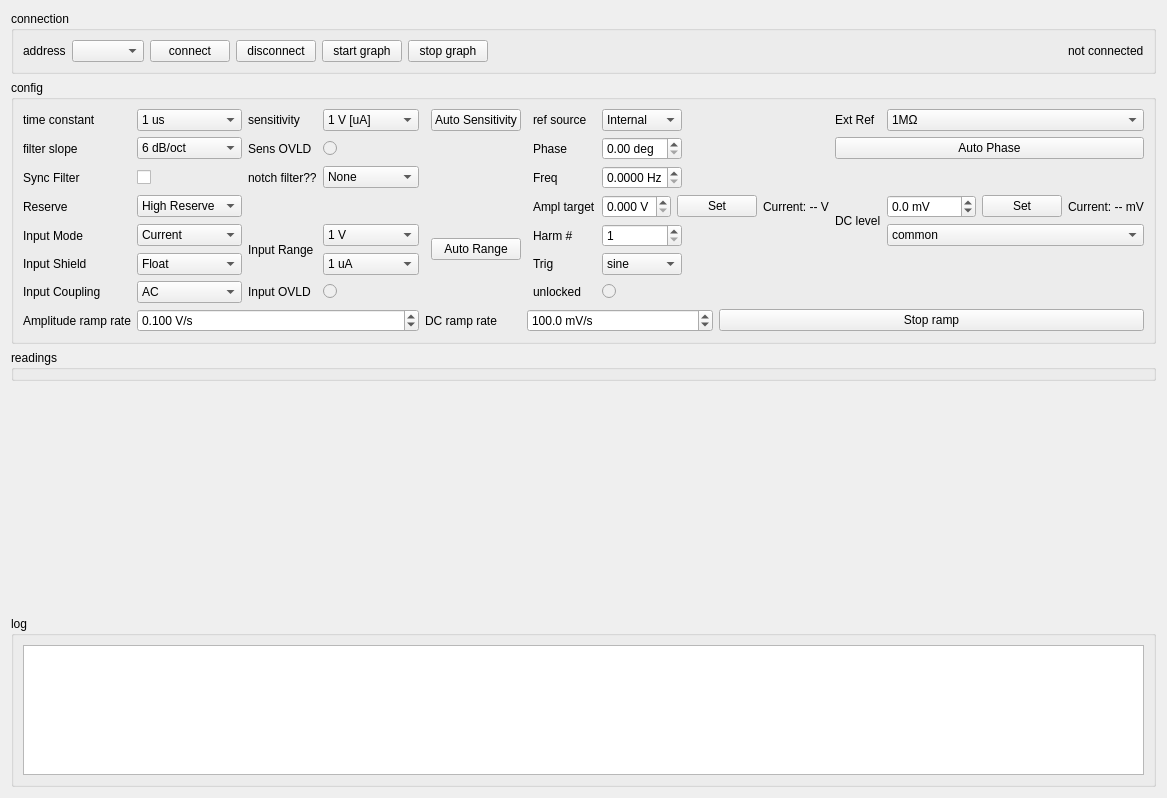
<?xml version="1.0" encoding="UTF-8"?>
<ui version="4.0">
 <class>Form</class>
 <widget class="QWidget" name="Form">
  <property name="geometry">
   <rect>
    <x>0</x>
    <y>0</y>
    <width>772</width>
    <height>798</height>
   </rect>
  </property>
  <property name="windowTitle">
   <string>Form</string>
  </property>
  <layout class="QVBoxLayout" name="verticalLayout">
   <item>
    <widget class="QGroupBox" name="groupBox">
     <property name="title">
      <string>connection</string>
     </property>
     <layout class="QHBoxLayout" name="horizontalLayout">
      <item>
       <widget class="QLabel" name="label_4">
        <property name="text">
         <string>address</string>
        </property>
       </widget>
      </item>
      <item>
       <widget class="QComboBox" name="address_cb"/>
      </item>
      <item>
       <widget class="QPushButton" name="connect_pushButton">
        <property name="text">
         <string>connect</string>
        </property>
       </widget>
      </item>
      <item>
       <widget class="QPushButton" name="disconnect_pushButton">
        <property name="text">
         <string>disconnect</string>
        </property>
       </widget>
      </item>
      <item>
       <widget class="QPushButton" name="resume_graph_button">
        <property name="text">
         <string>start graph</string>
        </property>
       </widget>
      </item>
      <item>
       <widget class="QPushButton" name="pause_graph_button">
        <property name="text">
         <string>stop graph</string>
        </property>
       </widget>
      </item>
      <item>
       <spacer name="horizontalSpacer">
        <property name="orientation">
         <enum>Qt::Horizontal</enum>
        </property>
        <property name="sizeHint" stdset="0">
         <size>
          <width>40</width>
          <height>20</height>
         </size>
        </property>
       </spacer>
      </item>
      <item>
       <widget class="QLabel" name="status_label">
        <property name="text">
         <string>not connected</string>
        </property>
       </widget>
      </item>
     </layout>
    </widget>
   </item>
   <item>
    <widget class="QGroupBox" name="groupBox_2">
     <property name="title">
      <string>config</string>
     </property>
     <layout class="QHBoxLayout" name="horizontalLayout_2">
      <item>
       <layout class="QGridLayout" name="gridLayout">
        <item row="4" column="0">
         <widget class="QLabel" name="label_7">
          <property name="text">
           <string>Input Mode</string>
          </property>
         </widget>
        </item>
        <item row="4" column="1">
         <widget class="QComboBox" name="input_config_comboBox">
          <property name="layoutDirection">
           <enum>Qt::LeftToRight</enum>
          </property>
          <item>
           <property name="text">
            <string>Current</string>
           </property>
          </item>
          <item>
           <property name="text">
            <string>Voltage: A</string>
           </property>
          </item>
          <item>
           <property name="text">
            <string>Voltage: A-B</string>
           </property>
          </item>
         </widget>
        </item>
        <item row="5" column="0">
         <widget class="QLabel" name="label_8">
          <property name="text">
           <string>Input Shield</string>
          </property>
         </widget>
        </item>
        <item row="1" column="1">
         <widget class="QComboBox" name="filter_slope_comboBox">
          <property name="layoutDirection">
           <enum>Qt::LeftToRight</enum>
          </property>
          <property name="maxVisibleItems">
           <number>30</number>
          </property>
          <item>
           <property name="text">
            <string>6 dB/oct</string>
           </property>
          </item>
          <item>
           <property name="text">
            <string>12 dB/oct</string>
           </property>
          </item>
          <item>
           <property name="text">
            <string>18 dB/oct</string>
           </property>
          </item>
          <item>
           <property name="text">
            <string>24 dB/oct</string>
           </property>
          </item>
         </widget>
        </item>
        <item row="4" column="8" colspan="2">
         <widget class="QSpinBox" name="harmonic_spinBox">
          <property name="maximumSize">
           <size>
            <width>80</width>
            <height>16777215</height>
           </size>
          </property>
          <property name="minimum">
           <number>1</number>
          </property>
          <property name="maximum">
           <number>99</number>
          </property>
         </widget>
        </item>
        <item row="6" column="8">
         <widget class="QRadioButton" name="unlocked_radioButton">
          <property name="enabled">
           <bool>false</bool>
          </property>
          <property name="text">
           <string/>
          </property>
          <property name="checkable">
           <bool>true</bool>
          </property>
          <property name="autoExclusive">
           <bool>false</bool>
          </property>
         </widget>
        </item>
        <item row="5" column="1">
         <widget class="QComboBox" name="input_shield_comboBox">
          <property name="layoutDirection">
           <enum>Qt::LeftToRight</enum>
          </property>
          <item>
           <property name="text">
            <string>Float</string>
           </property>
          </item>
          <item>
           <property name="text">
            <string>Ground</string>
           </property>
          </item>
         </widget>
        </item>
        <item row="0" column="11">
         <widget class="QComboBox" name="ext_ref_comboBox">
          <item>
           <property name="text">
            <string>1MΩ</string>
           </property>
          </item>
          <item>
           <property name="text">
            <string>50Ω</string>
           </property>
          </item>
         </widget>
        </item>
        <item row="1" column="3" colspan="3">
         <widget class="QRadioButton" name="sens_ovld_radioButton">
          <property name="enabled">
           <bool>false</bool>
          </property>
          <property name="text">
           <string/>
          </property>
          <property name="checkable">
           <bool>true</bool>
          </property>
          <property name="autoExclusive">
           <bool>false</bool>
          </property>
         </widget>
        </item>
        <item row="0" column="8" colspan="2">
         <widget class="QComboBox" name="ref_mode_comboBox">
          <property name="maximumSize">
           <size>
            <width>80</width>
            <height>16777215</height>
           </size>
          </property>
          <property name="layoutDirection">
           <enum>Qt::LeftToRight</enum>
          </property>
          <item>
           <property name="text">
            <string>Internal</string>
           </property>
          </item>
          <item>
           <property name="text">
            <string>External</string>
           </property>
          </item>
         </widget>
        </item>
        <item row="0" column="0">
         <widget class="QLabel" name="label_2">
          <property name="text">
           <string>time constant</string>
          </property>
         </widget>
        </item>
        <item row="2" column="7">
         <widget class="QLabel" name="label_27">
          <property name="text">
           <string>Freq</string>
          </property>
         </widget>
        </item>
        <item row="0" column="10">
         <widget class="QLabel" name="label_15">
          <property name="text">
           <string>Ext Ref</string>
          </property>
         </widget>
        </item>
        <item row="2" column="8" colspan="2">
         <widget class="QDoubleSpinBox" name="freq_doubleSpinBox">
          <property name="maximumSize">
           <size>
            <width>80</width>
            <height>16777215</height>
           </size>
          </property>
          <property name="suffix">
           <string> Hz</string>
          </property>
          <property name="decimals">
           <number>4</number>
          </property>
          <property name="maximum">
           <double>9999999999.000000000000000</double>
          </property>
         </widget>
        </item>
        <item row="4" column="7">
         <widget class="QLabel" name="label_3">
          <property name="text">
           <string>Harm #</string>
          </property>
         </widget>
        </item>
        <item row="3" column="7">
         <widget class="QLabel" name="label_6">
          <property name="text">
           <string>Ampl target</string>
          </property>
         </widget>
        </item>
        <item row="0" column="2">
         <widget class="QLabel" name="label">
          <property name="text">
           <string>sensitivity</string>
          </property>
         </widget>
        </item>
        <item row="4" column="3">
         <widget class="QComboBox" name="voltage_range_comboBox">
          <item>
           <property name="text">
            <string>1 V</string>
           </property>
          </item>
          <item>
           <property name="text">
            <string>300 mV</string>
           </property>
          </item>
          <item>
           <property name="text">
            <string>100 mV</string>
           </property>
          </item>
          <item>
           <property name="text">
            <string>30 mV</string>
           </property>
          </item>
          <item>
           <property name="text">
            <string>10 mV</string>
           </property>
          </item>
         </widget>
        </item>
        <item row="1" column="0">
         <widget class="QLabel" name="label_14">
          <property name="text">
           <string>filter slope</string>
          </property>
         </widget>
        </item>
        <item row="2" column="1">
         <widget class="QCheckBox" name="sync_filter_checkBox">
          <property name="text">
           <string/>
          </property>
         </widget>
        </item>
        <item row="0" column="5">
         <widget class="QPushButton" name="auto_scale_pushButton">
          <property name="text">
           <string>Auto Sensitivity</string>
          </property>
         </widget>
        </item>
        <item row="6" column="0">
         <widget class="QLabel" name="label_10">
          <property name="text">
           <string>Input Coupling</string>
          </property>
         </widget>
        </item>
        <item row="0" column="1">
         <widget class="QComboBox" name="time_constant_comboBox">
          <property name="layoutDirection">
           <enum>Qt::LeftToRight</enum>
          </property>
          <property name="maxVisibleItems">
           <number>30</number>
          </property>
          <item>
           <property name="text">
            <string>1 us</string>
           </property>
          </item>
          <item>
           <property name="text">
            <string>3 us</string>
           </property>
          </item>
          <item>
           <property name="text">
            <string>10 us</string>
           </property>
          </item>
          <item>
           <property name="text">
            <string>30 us</string>
           </property>
          </item>
          <item>
           <property name="text">
            <string>100 us</string>
           </property>
          </item>
          <item>
           <property name="text">
            <string>300 us</string>
           </property>
          </item>
          <item>
           <property name="text">
            <string>1 ms</string>
           </property>
          </item>
          <item>
           <property name="text">
            <string>3 ms</string>
           </property>
          </item>
          <item>
           <property name="text">
            <string>10 ms</string>
           </property>
          </item>
          <item>
           <property name="text">
            <string>30 ms</string>
           </property>
          </item>
          <item>
           <property name="text">
            <string>100 ms</string>
           </property>
          </item>
          <item>
           <property name="text">
            <string>300 ms</string>
           </property>
          </item>
          <item>
           <property name="text">
            <string>1 s</string>
           </property>
          </item>
          <item>
           <property name="text">
            <string>3 s</string>
           </property>
          </item>
          <item>
           <property name="text">
            <string>10 s</string>
           </property>
          </item>
          <item>
           <property name="text">
            <string>30 s</string>
           </property>
          </item>
          <item>
           <property name="text">
            <string>100 s</string>
           </property>
          </item>
          <item>
           <property name="text">
            <string>300 s</string>
           </property>
          </item>
          <item>
           <property name="text">
            <string>1 ks</string>
           </property>
          </item>
          <item>
           <property name="text">
            <string>3 ks</string>
           </property>
          </item>
          <item>
           <property name="text">
            <string>10 ks</string>
           </property>
          </item>
          <item>
           <property name="text">
            <string>30 ks</string>
           </property>
          </item>
         </widget>
        </item>
        <item row="5" column="8" colspan="2">
         <widget class="QComboBox" name="trig_comboBox">
          <property name="maximumSize">
           <size>
            <width>80</width>
            <height>16777215</height>
           </size>
          </property>
          <property name="layoutDirection">
           <enum>Qt::LeftToRight</enum>
          </property>
          <item>
           <property name="text">
            <string>sine</string>
           </property>
          </item>
          <item>
           <property name="text">
            <string>positive edge</string>
           </property>
          </item>
          <item>
           <property name="text">
            <string>negative edge</string>
           </property>
          </item>
         </widget>
        </item>
        <item row="6" column="1">
         <widget class="QComboBox" name="input_coupling_comboBox">
          <property name="layoutDirection">
           <enum>Qt::LeftToRight</enum>
          </property>
          <item>
           <property name="text">
            <string>AC</string>
           </property>
          </item>
          <item>
           <property name="text">
            <string>DC</string>
           </property>
          </item>
         </widget>
        </item>
        <item row="0" column="7">
         <widget class="QLabel" name="label_11">
          <property name="text">
           <string>ref source</string>
          </property>
         </widget>
        </item>
        <item row="3" column="8" colspan="2">
         <layout class="QHBoxLayout" name="amplitude_output_layout">
          <item>
           <widget class="QDoubleSpinBox" name="ampl_doubleSpinBox">
            <property name="suffix">
             <string> V</string>
            </property>
            <property name="decimals">
             <number>3</number>
            </property>
            <property name="minimum">
             <double>0.000000000000000</double>
            </property>
            <property name="maximum">
             <double>2.000000000000000</double>
            </property>
            <property name="singleStep">
             <double>0.010000000000000</double>
            </property>
            <property name="value">
             <double>0.000000000000000</double>
            </property>
           </widget>
          </item>
          <item>
           <widget class="QPushButton" name="amplitude_set_pushButton">
            <property name="text">
             <string>Set</string>
            </property>
           </widget>
          </item>
          <item>
           <widget class="QLabel" name="amplitude_current_label">
            <property name="text">
             <string>Current: -- V</string>
            </property>
           </widget>
          </item>
         </layout>
        </item>
        <item row="1" column="7">
         <widget class="QLabel" name="label_13">
          <property name="text">
           <string>Phase</string>
          </property>
         </widget>
        </item>
        <item row="2" column="0">
         <widget class="QLabel" name="label_23">
          <property name="text">
           <string>Sync Filter</string>
          </property>
         </widget>
        </item>
        <item row="4" column="2" rowspan="2">
         <widget class="QLabel" name="label_16">
          <property name="text">
           <string>Input Range</string>
          </property>
         </widget>
        </item>
        <item row="4" column="5" rowspan="2">
         <widget class="QPushButton" name="auto_range_pushButton">
          <property name="text">
           <string>Auto Range</string>
          </property>
         </widget>
        </item>
        <item row="3" column="0">
         <widget class="QLabel" name="label_12">
          <property name="text">
           <string>Reserve</string>
          </property>
         </widget>
        </item>
        <item row="3" column="1">
         <widget class="QComboBox" name="reserve_comboBox">
          <property name="maximumSize">
           <size>
            <width>16777215</width>
            <height>16777215</height>
           </size>
          </property>
          <property name="layoutDirection">
           <enum>Qt::LeftToRight</enum>
          </property>
          <item>
           <property name="text">
            <string>High Reserve</string>
           </property>
          </item>
          <item>
           <property name="text">
            <string>Normal</string>
           </property>
          </item>
          <item>
           <property name="text">
            <string>Low Noise</string>
           </property>
          </item>
         </widget>
        </item>
        <item row="0" column="3">
         <widget class="QComboBox" name="sensitivity_comboBox">
          <property name="maximumSize">
           <size>
            <width>16777215</width>
            <height>16777215</height>
           </size>
          </property>
          <property name="layoutDirection">
           <enum>Qt::LeftToRight</enum>
          </property>
          <property name="maxVisibleItems">
           <number>30</number>
          </property>
          <item>
           <property name="text">
            <string>1 V [uA]</string>
           </property>
          </item>
          <item>
           <property name="text">
            <string>500 mV [nA]</string>
           </property>
          </item>
          <item>
           <property name="text">
            <string>200 mV [nA]</string>
           </property>
          </item>
          <item>
           <property name="text">
            <string>100 mV [nA]</string>
           </property>
          </item>
          <item>
           <property name="text">
            <string>50 mV [nA]</string>
           </property>
          </item>
          <item>
           <property name="text">
            <string>20 mV [nA]</string>
           </property>
          </item>
          <item>
           <property name="text">
            <string>10 mV [nA]</string>
           </property>
          </item>
          <item>
           <property name="text">
            <string>5 mV [nA]</string>
           </property>
          </item>
          <item>
           <property name="text">
            <string>2 mV [nA]</string>
           </property>
          </item>
          <item>
           <property name="text">
            <string>1 mV [nA]</string>
           </property>
          </item>
          <item>
           <property name="text">
            <string>500 uV [pA]</string>
           </property>
          </item>
          <item>
           <property name="text">
            <string>200 uV [pA]</string>
           </property>
          </item>
          <item>
           <property name="text">
            <string>100 uV [pA]</string>
           </property>
          </item>
          <item>
           <property name="text">
            <string>50 uV [pA]</string>
           </property>
          </item>
          <item>
           <property name="text">
            <string>20 uV [pA]</string>
           </property>
          </item>
          <item>
           <property name="text">
            <string>10 uV [pA]</string>
           </property>
          </item>
          <item>
           <property name="text">
            <string>5 uV [pA]</string>
           </property>
          </item>
          <item>
           <property name="text">
            <string>2 uV [pA]</string>
           </property>
          </item>
          <item>
           <property name="text">
            <string>1 uV [pA]</string>
           </property>
          </item>
          <item>
           <property name="text">
            <string>500 nV [fA]</string>
           </property>
          </item>
          <item>
           <property name="text">
            <string>200 nV [fA]</string>
           </property>
          </item>
          <item>
           <property name="text">
            <string>100 nV [fA]</string>
           </property>
          </item>
          <item>
           <property name="text">
            <string>50 nV [fA]</string>
           </property>
          </item>
          <item>
           <property name="text">
            <string>20 nV [fA]</string>
           </property>
          </item>
          <item>
           <property name="text">
            <string>10 nV [fA]</string>
           </property>
          </item>
          <item>
           <property name="text">
            <string>5 nV [fA]</string>
           </property>
          </item>
          <item>
           <property name="text">
            <string>2 nV [fA]</string>
           </property>
          </item>
          <item>
           <property name="text">
            <string>1 nV [fA]</string>
           </property>
          </item>
         </widget>
        </item>
        <item row="1" column="2">
         <widget class="QLabel" name="label_25">
          <property name="text">
           <string>Sens OVLD</string>
          </property>
         </widget>
        </item>
        <item row="1" column="10" colspan="2">
         <widget class="QPushButton" name="auto_phase_pushButton">
          <property name="text">
           <string>Auto Phase</string>
          </property>
         </widget>
        </item>
        <item row="6" column="7">
         <widget class="QLabel" name="label_29">
          <property name="text">
           <string>unlocked</string>
          </property>
         </widget>
        </item>
        <item row="1" column="8" colspan="2">
         <widget class="QDoubleSpinBox" name="phase_doubleSpinBox">
          <property name="maximumSize">
           <size>
            <width>80</width>
            <height>16777215</height>
           </size>
          </property>
          <property name="suffix">
           <string> deg</string>
          </property>
          <property name="maximum">
           <double>360.000000000000000</double>
          </property>
         </widget>
        </item>
        <item row="5" column="3">
         <widget class="QComboBox" name="current_range_comboBox">
          <item>
           <property name="text">
            <string>1 uA</string>
           </property>
          </item>
          <item>
           <property name="text">
            <string>10 nA</string>
           </property>
          </item>
         </widget>
        </item>
        <item row="5" column="7">
         <widget class="QLabel" name="label_28">
          <property name="text">
           <string>Trig</string>
          </property>
         </widget>
        </item>
        <item row="2" column="3">
         <widget class="QComboBox" name="notch_filter_comboBox">
          <property name="layoutDirection">
           <enum>Qt::LeftToRight</enum>
          </property>
          <item>
           <property name="text">
            <string>None</string>
           </property>
          </item>
          <item>
           <property name="text">
            <string>Line</string>
           </property>
          </item>
          <item>
           <property name="text">
            <string>2 x Line</string>
           </property>
          </item>
          <item>
           <property name="text">
            <string>Both</string>
           </property>
          </item>
         </widget>
        </item>
        <item row="6" column="2">
         <widget class="QLabel" name="label_26">
          <property name="text">
           <string>Input OVLD</string>
          </property>
         </widget>
        </item>
        <item row="6" column="3">
         <widget class="QRadioButton" name="input_ovld_radioButton">
          <property name="enabled">
           <bool>false</bool>
          </property>
          <property name="text">
           <string/>
          </property>
          <property name="checkable">
           <bool>true</bool>
          </property>
          <property name="autoExclusive">
           <bool>false</bool>
          </property>
         </widget>
        </item>
        <item row="3" column="11">
         <layout class="QHBoxLayout" name="dc_level_output_layout">
          <item>
           <widget class="QDoubleSpinBox" name="dclevel_doubleSpinBox">
            <property name="suffix">
             <string> mV</string>
            </property>
            <property name="decimals">
             <number>1</number>
            </property>
            <property name="minimum">
             <double>-5000.000000000000000</double>
            </property>
            <property name="maximum">
             <double>5000.000000000000000</double>
            </property>
           </widget>
          </item>
          <item>
           <widget class="QPushButton" name="dc_level_set_pushButton">
            <property name="text">
             <string>Set</string>
            </property>
           </widget>
          </item>
          <item>
           <widget class="QLabel" name="dc_level_current_label">
            <property name="text">
             <string>Current: -- mV</string>
            </property>
           </widget>
          </item>
         </layout>
        </item>
        <item row="3" column="10" rowspan="2">
         <widget class="QLabel" name="label_5">
          <property name="text">
           <string>DC level</string>
          </property>
         </widget>
        </item>
        <item row="4" column="11">
         <widget class="QComboBox" name="dclevel_mode_comboBox">
          <item>
           <property name="text">
            <string>common</string>
           </property>
          </item>
          <item>
           <property name="text">
            <string>difference</string>
           </property>
          </item>
         </widget>
        </item>
        <item row="2" column="2">
         <widget class="QLabel" name="label_9">
          <property name="text">
           <string>notch filter??</string>
          </property>
         </widget>
        </item>
        <item row="7" column="0">
         <widget class="QLabel" name="amplitude_ramp_rate_label">
          <property name="text">
           <string>Amplitude ramp rate</string>
          </property>
         </widget>
        </item>
        <item row="7" column="1" colspan="3">
         <widget class="QDoubleSpinBox" name="amplitude_ramp_rate_doubleSpinBox">
          <property name="suffix">
           <string> V/s</string>
          </property>
          <property name="decimals">
           <number>3</number>
          </property>
          <property name="minimum">
           <double>0.001000000000000</double>
          </property>
          <property name="maximum">
           <double>2.000000000000000</double>
          </property>
          <property name="singleStep">
           <double>0.050000000000000</double>
          </property>
          <property name="value">
           <double>0.100000000000000</double>
          </property>
         </widget>
        </item>
        <item row="7" column="4" colspan="2">
         <widget class="QLabel" name="dc_ramp_rate_label">
          <property name="text">
           <string>DC ramp rate</string>
          </property>
         </widget>
        </item>
        <item row="7" column="6" colspan="3">
         <widget class="QDoubleSpinBox" name="dc_ramp_rate_doubleSpinBox">
          <property name="suffix">
           <string> mV/s</string>
          </property>
          <property name="decimals">
           <number>1</number>
          </property>
          <property name="minimum">
           <double>5.000000000000000</double>
          </property>
          <property name="maximum">
           <double>5000.000000000000000</double>
          </property>
          <property name="singleStep">
           <double>50.000000000000000</double>
          </property>
          <property name="value">
           <double>100.000000000000000</double>
          </property>
         </widget>
        </item>
        <item row="7" column="9" colspan="3">
         <widget class="QPushButton" name="stop_ramp_pushButton">
          <property name="text">
           <string>Stop ramp</string>
          </property>
         </widget>
        </item>
       </layout>
      </item>
      <item>
       <spacer name="horizontalSpacer_2">
        <property name="orientation">
         <enum>Qt::Horizontal</enum>
        </property>
        <property name="sizeHint" stdset="0">
         <size>
          <width>40</width>
          <height>20</height>
         </size>
        </property>
       </spacer>
      </item>
     </layout>
    </widget>
   </item>
   <item>
    <widget class="QGroupBox" name="groupBox_3">
     <property name="title">
      <string>readings</string>
     </property>
     <layout class="QGridLayout" name="gridLayout_2">
      <property name="leftMargin">
       <number>0</number>
      </property>
      <property name="topMargin">
       <number>0</number>
      </property>
      <property name="rightMargin">
       <number>0</number>
      </property>
      <property name="bottomMargin">
       <number>0</number>
      </property>
      <property name="spacing">
       <number>1</number>
      </property>
      <item row="0" column="0">
       <layout class="QVBoxLayout" name="graph_xyrt">
        <property name="spacing">
         <number>0</number>
        </property>
        <property name="sizeConstraint">
         <enum>QLayout::SetDefaultConstraint</enum>
        </property>
       </layout>
      </item>
     </layout>
    </widget>
   </item>
   <item>
    <spacer name="verticalSpacer">
     <property name="orientation">
      <enum>Qt::Vertical</enum>
     </property>
     <property name="sizeHint" stdset="0">
      <size>
       <width>20</width>
       <height>0</height>
      </size>
     </property>
    </spacer>
   </item>
   <item>
    <widget class="QGroupBox" name="log_groupBox">
     <property name="title">
      <string>log</string>
     </property>
     <layout class="QVBoxLayout" name="verticalLayout_log">
      <item>
       <widget class="QPlainTextEdit" name="log_textEdit">
        <property name="sizePolicy">
         <sizepolicy hsizetype="Expanding" vsizetype="Fixed">
          <horstretch>0</horstretch>
          <verstretch>0</verstretch>
         </sizepolicy>
        </property>
        <property name="maximumSize">
         <size>
          <width>16777215</width>
          <height>130</height>
         </size>
        </property>
       </widget>
      </item>
     </layout>
    </widget>
   </item>
  </layout>
 </widget>
 <resources/>
 <connections/>
</ui>
